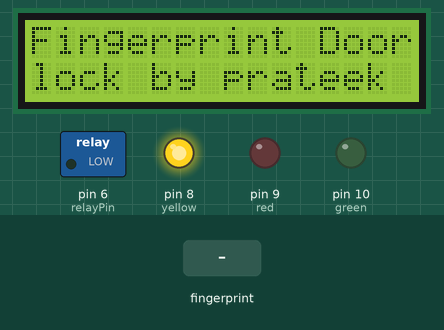
The sketch below on a simulated Arduino Uno, built with avr-gcc and run on an emulated ATmega328P. Shown: 16×2 character LCD, switched loads named in the sketch (green lamp = pin HIGH), output pins drawn as LEDs (lit = HIGH). The test bench sets the inputs (shaded band).

Above: at 0.2 s.
At 5.4 s:
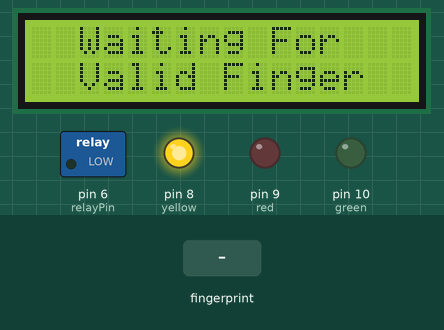
5.5 s: finger stored as number 1 placed on the sensor
At 6.4 s:
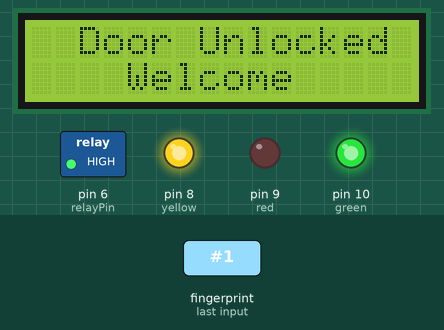
Timing chart, 0 to 10.3 s (numbered marks = the images above; inputs shaded):
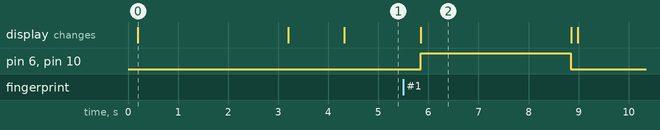

The sketch:

Fingerprint_Door_lock_system.ino
```cpp
//Prateek Singh
//www.prateeks.in

#include <Adafruit_Fingerprint.h>
#include <LiquidCrystal_I2C.h>
#include <SPI.h>
#include <SoftwareSerial.h>
SoftwareSerial mySerial(2, 3); //Serial Communications

//Created instances
LiquidCrystal_I2C lcd(0x27, 16, 2);
Adafruit_Fingerprint finger = Adafruit_Fingerprint(&mySerial);

int relayPin = 6;
int red = 9;
int yellow = 8;
int green = 10;

void setup()
{
  pinMode(relayPin, OUTPUT);
  pinMode(red, OUTPUT);
  pinMode(yellow, OUTPUT);
  pinMode(green, OUTPUT);
  digitalWrite(relayPin, LOW);
  digitalWrite(red, LOW);
  digitalWrite(yellow, HIGH);
  digitalWrite(green, LOW);
  Serial.begin(9600);
  while (!Serial);
  delay(100);

  lcd.init();
  lcd.backlight();
  lcd.setCursor(0, 0);
  lcd.print("Fingerprint Door");
  lcd.setCursor(0, 1);
  lcd.print("lock by prateek");
  delay(3000);
  lcd.clear();

  // set the data rate for the sensor serial port
  finger.begin(57600);

  if (finger.verifyPassword()) {
    lcd.setCursor(0, 0);
    lcd.print("  FingerPrint ");
    lcd.setCursor(0, 1);
    lcd.print("Sensor Connected");
  }

  else  {
    lcd.setCursor(0, 0);
    lcd.print("Unable to found");
    lcd.setCursor(0, 1);
    lcd.print("Sensor");
    delay(3000);
    lcd.clear();
    lcd.setCursor(0, 0);
    lcd.print("Check Connections");

    while (1) {
      delay(1);
    }
  }
  lcd.clear();
}

void loop()                     // run over and over again
{
  getFingerprintIDez();
  delay(50);            //don't need to run this at full speed.
}

// returns -1 if failed, otherwise returns ID #
int getFingerprintIDez() {
  uint8_t p = finger.getImage();
  if (p != FINGERPRINT_OK)  {
    lcd.setCursor(0, 0);
    lcd.print("  Waiting For");
    lcd.setCursor(0, 1);
    lcd.print("  Valid Finger");
    return -1;
  }

  p = finger.image2Tz();
  if (p != FINGERPRINT_OK)  {
    lcd.clear();
    lcd.setCursor(0, 0);
    lcd.print("  Messy Image");
    lcd.setCursor(0, 1);
    lcd.print("  Try Again");
    delay(3000);
    lcd.clear();
    return -1;
  }

  p = finger.fingerFastSearch();
  if (p != FINGERPRINT_OK)  {
    lcd.clear();
    lcd.setCursor(0, 0);
    lcd.print("Not Valid Finger");
    delay(3000);
    lcd.clear();
    digitalWrite(red, HIGH);
    delay(3000);
    digitalWrite(red, LOW);
    return -1;
  }

  // found a match!
  lcd.clear();
  lcd.setCursor(0, 0);
  lcd.print("  Door Unlocked");
  lcd.setCursor(0, 1);
  lcd.print("    Welcome");
  digitalWrite(relayPin, HIGH);
  digitalWrite(green, HIGH);
  delay(3000);
  digitalWrite(relayPin, LOW);
  digitalWrite(green, LOW);
  lcd.clear();
  return finger.fingerID;
}
```

Measured:
- after the input at 5.5 s, pin 6 (relayPin), pin 10 (green): LOW → HIGH after 0.35 s, → LOW 3.0 s later; the display: changes after 0.35 s (image 2)
- what the display in image 0 shows lasts 3.0 s, from 0.2 s to 3.2 s
